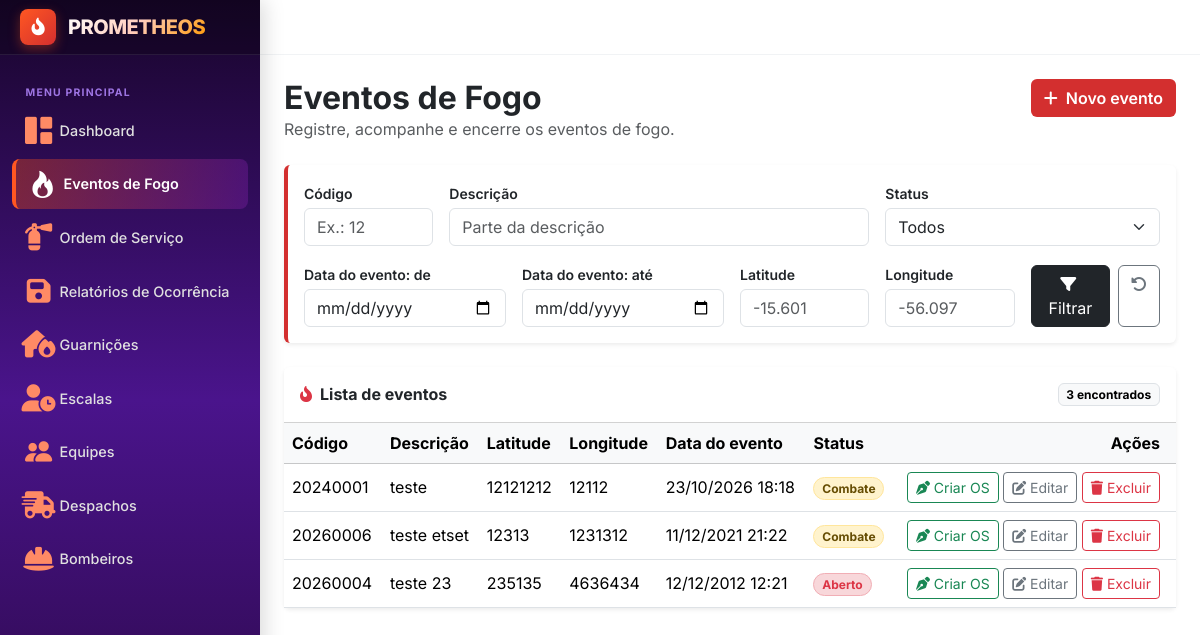
Screenshot of /eventoFogo/ with the database file from the repository.
### evento_fogo/models.py (models this page shows, shortened)
class EventoFogo(models.Model):
    codigo = models.IntegerField()
    id = models.IntegerField(primary_key=True)
    data_registro = models.DateTimeField()
    longitude = models.IntegerField()
    latitude = models.IntegerField()
    class estatus(models.TextChoices):
        ABERTO = "ABERTO"
        COMBATE = "COMBATE"
        ENCERRADO = "ENCERRADO"
    estatus = models.CharField(choices=estatus, default=estatus.ABERTO)
    descricao = models.CharField(max_length=200)

### evento_fogo/views.py (the view)
# urls.py: path('eventoFogo/',fogoViews.eventoFogo, name='eventoFogo'),
def eventoFogo(request):
    eventos = EventoFogo.objects.all().order_by("-data_registro")
    filtros = {
        "codigo" : request.GET.get("codigo", ""),
        "descricao" : request.GET.get("descricao", ""),
        "estatus" : request.GET.get("estatus", ""),
        "data_inicio" : request.GET.get("data_inicio", ""),
        "data_fim" : request.GET.get("data_fim", ""),
        "latitude" : request.GET.get("latitude", ""),
        "longitude" : request.GET.get("longitude", "")
    }
    if filtros["codigo"]:
        eventos = eventos.filter(codigo=filtros["codigo"])
    if filtros["descricao"]:
        eventos = eventos.filter(descricao__icontains=filtros["descricao"])
    if filtros["estatus"]:
        eventos = eventos.filter(estatus=filtros["estatus"])
    if filtros["data_inicio"]:
        eventos = eventos.filter(data_registro__date__gte=filtros["data_inicio"])
    if filtros["data_fim"]:
        eventos = eventos.filter(data_registro__date__lte=filtros["data_fim"])
    for campo in ("latitude", "longitude"):
        if filtros[campo]:
            try:
                valor = float(filtros[campo].replace(",", "."))
            except ValueError:
                continue  # ignora valor inválido
            eventos = eventos.filter(**{
                f"{campo}__gte": valor - 0.03,
                f"{campo}__lte": valor + 0.03,
            })
    contexto = {
        "eventos" : eventos,
        "filtros" : filtros,
        "estatus_opcoes" : EventoFogo._meta.get_field("estatus").choices
    }
    return render(request, "evento_fogo/eventoFogo.html", contexto)

### templates/evento_fogo/eventoFogo.html (shortened to what this page needs)
{% extends "layout.html" %}
{% block content %}
<div class="d-flex flex-wrap align-items-start justify-content-between gap-3 mb-4">
    <div>
        <h1 class="h2 fw-bold mb-0">Eventos de Fogo</h1>
        <p class="text-muted mb-0">Registre, acompanhe e encerre os eventos de fogo.</p>
    </div>
    <a href="{% url 'adicionaEventoFogo' %}" class="btn text-white fw-semibold" style="background-color: #D32F2F;">
        <i class="fa-solid fa-plus me-1"></i> Novo evento
    </a>
</div>
<div class="card border-0 shadow-sm mb-4" style="border-left: 4px solid #D32F2F !important;">
    <div class="card-body p-3">
        <form method="get" class="row g-3 align-items-end">
            <div class="col-12 col-md-2">
                <label for="filtro-codigo" class="form-label small fw-semibold mb-1">Código</label>
                <input type="number" min="1" class="form-control" id="filtro-codigo" name="codigo"
                    placeholder="Ex.: 12" value="{{ filtros.codigo }}">
            </div>
            <div class="col-12 col-md-6">
                <label for="filtro-descricao" class="form-label small fw-semibold mb-1">Descrição</label>
                <input type="text" class="form-control" id="filtro-descricao" name="descricao"
                       placeholder="Parte da descrição" value="{{ filtros.descricao }}">
            </div>
            <div class="col-12 col-md-4">
                <label for="filtro-estatus" class="form-label small fw-semibold mb-1">Status</label>
                <select class="form-select" id="filtro-estatus" name="estatus">
                    <option value="">Todos</option>
                </select>
            </div>
            <div class="col-12 col-md-3">
                <label for="filtro-inicio" class="form-label small fw-semibold mb-1">Data do evento: de</label>
                <input type="date" class="form-control" id="filtro-inicio" name="data_inicio" value="{{ filtros.data_inicio }}">
            </div>
            <div class="col-12 col-md-3">
                <label for="filtro-fim" class="form-label small fw-semibold mb-1">Data do evento: até</label>
                <input type="date" class="form-control" id="filtro-fim" name="data_fim" value="{{ filtros.data_fim }}">
            </div>
            <div class="col-6 col-md-2">
                <label for="filtro-latitude" class="form-label small fw-semibold mb-1">Latitude</label>
                <input type="number" step="any" class="form-control" id="filtro-latitude" name="latitude"
                       placeholder="-15.601" value="{{ filtros.latitude }}">
            </div>
            <div class="col-6 col-md-2">
                <label for="filtro-longitude" class="form-label small fw-semibold mb-1">Longitude</label>
                <input type="number" step="any" class="form-control" id="filtro-longitude" name="longitude"
                       placeholder="-56.097" value="{{ filtros.longitude }}">
            </div>
            <div class="col-12 col-md-2 d-flex gap-2">
                <button type="submit" class="btn btn-dark w-100">
                    <i class="fa-solid fa-filter me-1"></i> Filtrar
                </button>
                <a href="{% url 'eventoFogo' %}" class="btn btn-outline-secondary" title="Limpar filtros" aria-label="Limpar filtros">
                    <i class="fa-solid fa-rotate-left"></i>
                </a>
            </div>
        </form>
    </div>
</div>
<div class="card border-0 shadow-sm">
    <div class="card-header bg-white d-flex align-items-center justify-content-between py-3">
        <h2 class="h6 fw-bold mb-0">
            <i class="fa-solid fa-fire-flame-curved text-danger me-2"></i>Lista de eventos
        </h2>
        <span class="badge text-bg-light border">{{ eventos|length }} encontrado{{ eventos|length|pluralize }}</span>
    </div>
    <div class="table-responsive">
        <table class="table table-hover align-middle mb-0">
            <thead class="table-light">
                <tr>
                    <th scope="col">Código</th>
                    <th scope="col">Descrição</th>
                    <th scope="col">Latitude</th>
                    <th scope="col">Longitude</th>
                    <th scope="col">Data do evento</th>
                    <th scope="col">Status</th>
                    <th scope="col" class="text-end pe-3">Ações</th>
                </tr>
            </thead>
            <tbody>
                {% for evento in eventos %}
                <tr>
                    <td>{{ evento.codigo }}</td>
                    <td>{{ evento.descricao|truncatechars:60 }}</td>
                    <td>{{ evento.latitude }}</td>
                    <td>{{ evento.longitude }}</td>
                    <td>{{ evento.data_registro|date:"d/m/Y H:i" }}</td>
                    <td>
                        {% if evento.estatus == "ABERTO" %}
                        <span class="badge bg-danger-subtle text-danger border border-danger-subtle rounded-pill">{{ evento.get_estatus_display }}</span>
                        {% elif evento.estatus == "COMBATE" %}
                        <span class="badge bg-warning-subtle text-warning-emphasis border border-warning-subtle rounded-pill">{{ evento.get_estatus_display }}</span>
                        {% else %}
                        <span class="badge bg-secondary-subtle text-secondary border border-secondary-subtle rounded-pill">{{ evento.get_estatus_display }}</span>
                        {% endif %}
                    </td>
                    <td class="text-end pe-3 text-nowrap">
                        <a href="{% url 'adicionaOrdemServico' %}" class="btn btn-sm btn-outline-success"
                            title="Editar" aria-label="Criar Despacho {{ evento.pk }}">
                            <i class="fa-solid fa-pen-nib"></i> Criar OS
                        </a>
                        <a href="{% url 'editaEventoFogo' evento.id %}" class="btn btn-sm btn-outline-secondary"
                           title="Editar" aria-label="Editar evento {{ evento.pk }}">
                            <i class="fa-solid fa-pen-to-square"></i> Editar
                        </a>
                        <a href="{% url 'excluirEventoFogo' evento.id %}"
                            class="btn btn-sm btn-outline-danger"
                            onclick="return confirm('Excluir o evento?');"
                            aria-label="Excluir evento {{ evento.id }}">
                                <i class="fa-solid fa-trash"></i> Excluir
                        </a>
                    </td>
                </tr>
                {% endfor %}
            </tbody>
        </table>
    </div>
</div>
{% endblock %}

### templates/layout.html (style rules this page uses)
:root { --fire-red-dark: #D32F2F; --fire-red-primary: #E64A19; --fire-orange: #FF5722; --fire-amber: #FF9800; --purple-dark: #18052B; --purple-mid: #4A148C; --purple-light: #7B1FA2; --bg-main: #ffffff; --sidebar-width: 260px; --sidebar-collapsed-width: 80px; --topbar-height: 55px; }
body { font-family: 'Inter', -apple-system, BlinkMacSystemFont, "Segoe UI", Roboto, sans-serif; background-color: var(--bg-main); color: #212529; overflow-x: hidden; margin: 0; padding: 0; }

### rows the page displays
EventoFogo: codigo "20240001", descricao "teste", latitude "12121212", longitude "12112", data_registro "23/10/2026 18:18", estatus "Combate"
EventoFogo: codigo "20260006", descricao "teste etset", latitude "12313", longitude "1231312", data_registro "11/12/2021 21:22", estatus "Combate"
EventoFogo: codigo "20260004", descricao "teste 23", latitude "235135", longitude "4636434", data_registro "12/12/2012 12:21", estatus "Aberto"

### other values shown
{{ eventos|length }} "3"
